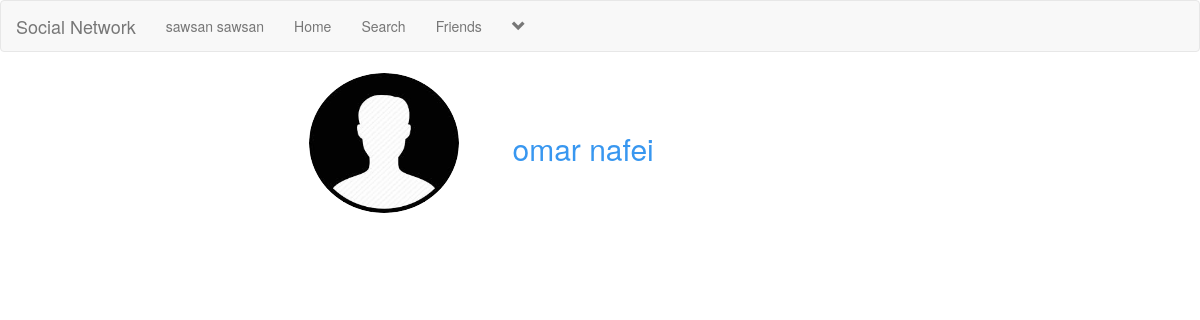
Screenshot of /friends.php (signed in) with the database file from the repository.
### tables this page shows
CREATE TABLE `users` (
  `fname` text DEFAULT NULL,
  `lname` text DEFAULT NULL,
  `username` text DEFAULT NULL,
  `password` varchar(225) DEFAULT NULL,
  `email` varchar(225) NOT NULL,
  `birthdate` text DEFAULT NULL,
  `gender` text DEFAULT NULL,
  `phonenumber` text DEFAULT NULL,
  `profilepicture` varchar(255) DEFAULT NULL,
  `hometown` text DEFAULT NULL,
  `martialstatus` text DEFAULT NULL,
  `aboutme` varchar(500) DEFAULT NULL
);

CREATE TABLE `friend` (
  `friend_id` int(11) NOT NULL,
  `email1` varchar(225) DEFAULT NULL,
  `email2` varchar(225) DEFAULT NULL,
  `isFriend` varchar(20) DEFAULT NULL
);

### friends.php (the view, shortened to what this page needs)
<!DOCTYPE html>
<?php
	include("header.php");
?>
<html>
<head>
  <link rel="stylesheet" href="https://maxcdn.bootstrapcdn.com/bootstrap/3.4.1/css/bootstrap.min.css">
</head>
<body>
	<div class="row">
		<div class="col-sm-12">
			<?php
				$get_req = "select * from friend where isFriend='1' ORDER by friend_id DESC";
				$run_req = mysqli_query($con,$get_req);
				while($row_req = mysqli_fetch_array($run_req)){
					$email1 = $row_req['email1'];
					$email2 = $row_req['email2'];
					if($email1 == $email){
						$get_friend = "select * from users where email='$email2'";
						$run_friend = mysqli_query($con,$get_friend);
						$row_friend = mysqli_fetch_array($run_friend);
						$user_name = $row_friend['username'];
						$user_image = $row_friend['profilepicture'];
						echo "
							<div class='row'>
								<div class='col-sm-3'>
								</div>
								<div class='col-sm-6'>
									<div class='row' id='find_people'>
										<div class='col-sm-4'>
											<img src='$user_image' class='img-circle' width='150px' height='140px' title='$user_name' style='float:left; margin:1px;'/>
										</div><br><br>
										<div class='col-sm-6'>
											<a style='text-decoration:none;color:#3897f0;'>
												<strong><h2>$user_name</h2></strong>
											</a>
										</div>
										<div class='col-sm-3'>
										</div>
									</div>
								</div>
								<div class='col-sm-4'>
								</div>
							</div><br>
						";
					}
				}
			?>
		</div>
	</div>
</body>
</html>

### header.php (shortened to what this page needs)
<?php
	$con = mysqli_connect("localhost","root","","socialmedia");
?>
<nav class="navbar navbar-default">
	<div class="container-fluid">
		<div class="navbar-header">
			<a href="timeline.php" class="navbar-brand">Social Network</a>
		</div>
		<div class="collapse navbar-collapse" id="#bs-example-navbar-collapse-1">
			<ul class="nav navbar-nav">
				<?php
					$mail = $_SESSION['email'];
					$user = "select * from users where email='$mail'";
					$run = mysqli_query($con,$user);
					$row = mysqli_fetch_array($run);
					$username = $row['username'];
					$email = $row['email'];
				?>
				<li><a href='profile.php'><?php echo "$username"; ?></a></li>
				<li><a href='timeline.php'>Home</a></li>
				<li><a href='search.php'>Search</a></li>
				<li><a href='friends.php'>Friends</a></li>
				<?php
					echo "
					<li class='dropdown'>
						<a href='#' class='dropdown-toggle' data-toggle='dropdown' role='button' aria-haspopup='true' aria-expanded='false'><span><i class='glyphicon glyphicon-chevron-down'></i></span></a>
						<ul class='dropdown-menu'>
							<li>
								<a href='friendrequests.php'>Friend Requests</a>
							</li>
							<li>
								<a href='editprofile.php'>Edit profile</a>
							</li>
							<li role='separator' class='divider'></li>
							<li>
								<a href='logout.php'>Logout</a>
							</li>
						</ul>
					</li>
					";
				?>
			</ul>
		</div>
	</div>
</nav>

### rows the page displays
users: username "sawsan sawsan"
friend: email2.profilepicture (picture), email2.username "omar nafei"
